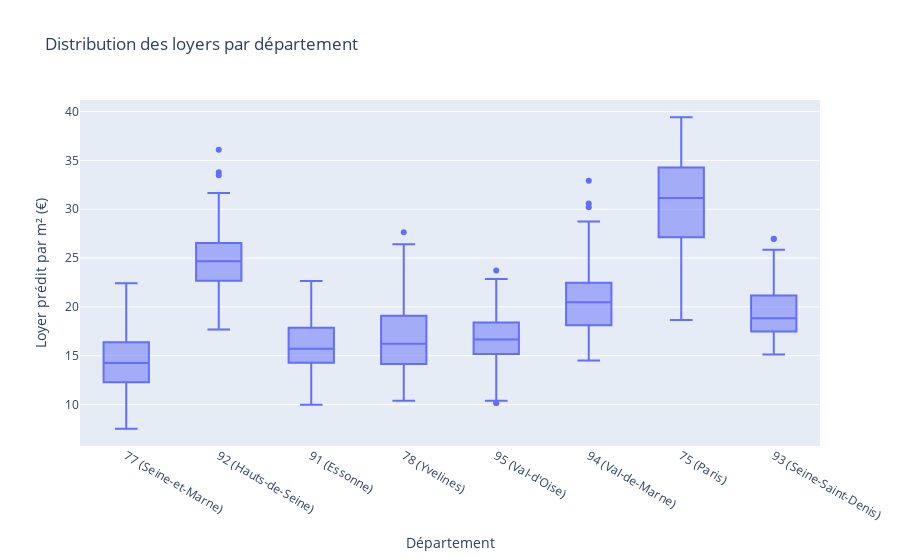

Notebook source saved alongside this figure:
### Markdown cell above
##### **Loyers par département**

### Code cell
def rent_by_dep(df):
    print("="*100)
    print("PRIX DES LOYERS PAR M² PAR DÉPARTEMENT")
    print("="*100)

    fig = go.Figure()
    df = df.copy()
    df['departement_label'] = df['DEP'] + ' (' + df['nom_departement'] + ')'

    fig.add_trace(go.Box(
        y=df["loyer_predit_m2"],
        x=df["departement_label"],
        name="Loyer par département",
        hovertemplate=
        'Département: %{x}<br>' +
        'Loyer/m²: %{y:.2f}€<br>' +
        'Type de bien: %{customdata}<br>' +
        '<extra></extra>',
        customdata=df["type_local"]
    ))

    fig.update_layout(
        title="Distribution des loyers par département",
        xaxis_title="Département",
        yaxis_title="Loyer prédit par m² (€)",
    )

    fig.show()

rent_by_dep(filtered_df)

### Figure 1 — Plotly figure (JSON) as saved in the notebook; plotly's stock layout.template omitted (floating-point values rounded to 4 significant figures; data arrays with more than 128 entries replaced by an {"elided": "..."} marker saying what was removed)
{"data": [{"customdata": {"elided": "3548 str values"}, "hovertemplate": "Département: %{x}<br>Loyer/m²: %{y:.2f}€<br>Type de bien: %{customdata}<br><extra></extra>", "name": "Loyer par département", "type": "box", "x": {"elided": "3548 str values"}, "y": {"elided": "3548 float values"}}], "layout": {"title": {"text": "Distribution des loyers par département"}, "xaxis": {"title": {"text": "Département"}}, "yaxis": {"title": {"text": "Loyer prédit par m² (€)"}}}}
